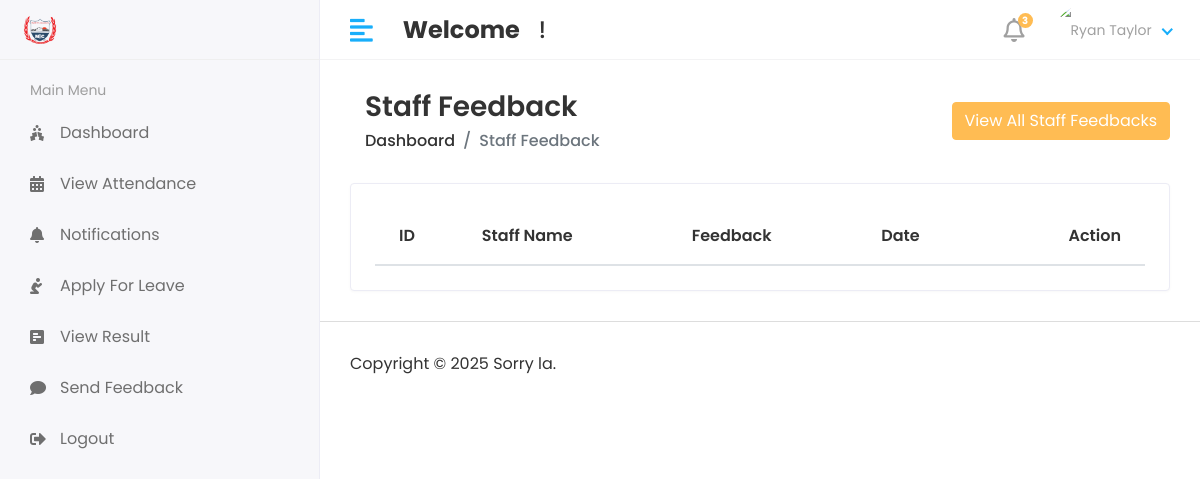
Before: /hod/Staff/feedback with the older database file.
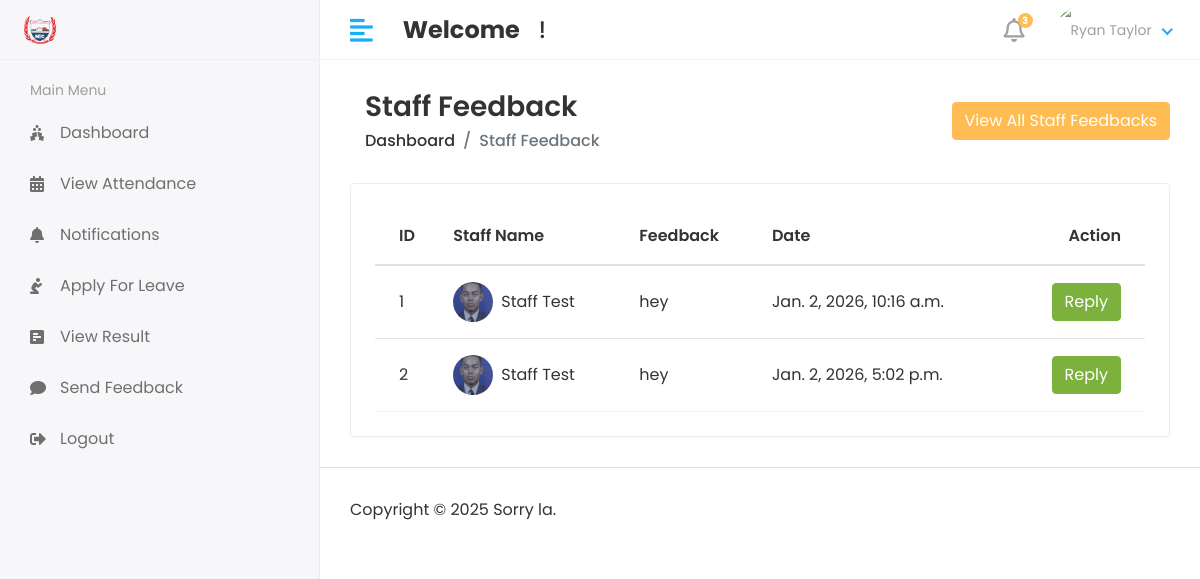
After: the same page with the newer database file.
### smsapp/models.py (models this page shows, shortened)
class Staff_Feedback(models.Model):
    staff_id = models.ForeignKey(Staff,on_delete=models.CASCADE)
    feedback = models.TextField()
    feedback_reply = models.TextField()
    status = models.IntegerField(default=0)
    created_at = models.DateTimeField(auto_now_add=True)
    updated_at = models.DateTimeField(auto_now=True)

class Staff(models.Model):
    admin = models.OneToOneField(CustomUser,on_delete=models.CASCADE)
    address =models.TextField()
    gender = models.CharField(max_length=100)
    created_at = models.DateTimeField(auto_now_add=True)
    updated_at = models.DateTimeField(auto_now=True)

class CustomUser(AbstractUser):
    USER = (
        (1,'HOD'),
        (2, 'STAFF'),
        (3, 'STUDENT'),
    )
    user_type = models.CharField(choices=USER, max_length=50, default=1)
    profile_pic = models.ImageField(upload_to='media/profile_pic')

### studentmanagementsystem/hod_views.py (the view)
# urls.py: path('hod/Staff/feedback', hod_views.STAFF_FEEDBACK, name='staff_feedback_reply'),
def STAFF_FEEDBACK(request):
    feedback = Staff_Feedback.objects.all()
    feedback_history = Staff_Feedback.objects.all().order_by('-id')[0:5]
    context ={
        'feedback':feedback,
        'feedback_history':feedback_history,
    }
    return render(request,'hod/staff_feedback.html',context)

### templates/hod/staff_feedback.html (shortened to what this page needs)
{% extends 'base.html' %}
{% block content %}
        <div class="content container-fluid">
               <div class="page-header">
                  <div class="row align-items-center">
                     <div class="col">
                        <h3 class="page-title">Staff Feedback</h3>
                        <ul class="breadcrumb">
                           <li class="breadcrumb-item"><a href="index.html">Dashboard</a></li>
                           <li class="breadcrumb-item active">Staff Feedback</li>
                        </ul>
                     </div>
                    <button type="button" class="btn btn-primary" data-toggle="modal" data-target="#staticBackdrop">
                      View All Staff Feedbacks
                    </button>
                  </div>
                  </div>
               </div>
               <div class="row">
                  <div class="col-sm-12">
                     <div class="card card-table">
                        <div class="card-body">
                           <div class="table-responsive">
                              <table id="table_id" class="table table-hover table-center mb-0 ">
                                 <thead>
                                    <tr>
                                       <th>ID</th>
                                       <th>Staff Name</th>
                                       <th>Feedback</th>
                                        <th>Date</th>
                                       <th class="text-right">Action</th>
                                    </tr>
                                 </thead>
                                 <tbody>
                                 {% for i in feedback %}
                                    <tr>
                                       <td>{{i.id}}</td>
                                       <td>
                                          <h2 class="table-avatar">
                                             <a href="student-details.html" class="avatar avatar-sm mr-2"><img class="avatar-img rounded-circle" src="/{{i.staff_id.admin.profile_pic}}" alt="User Image"></a>
                                             <a href="student-details.html">{{i.staff_id.admin.first_name}}&nbsp{{i.staff_id.admin.last_name}}</a>
                                          </h2>
                                       </td>
                                       <td>{{i.feedback}}</td>
                                        <td>{{i.created_at}}</td>
                                       <td class="text-right">
                                    <button type="button" class="btn btn-success" data-toggle="modal" data-target="#send_notification-{{forloop.counter}}">
                                    Reply
                                    </button>
                                       </td>
                                    </tr>
                                 {% endfor %}
                                 </tbody>
                              </table>
                           </div>
                        </div>
                     </div>
                  </div>
               </div>
            </div>
{% endblock %}

Changed rows visible on the page:
added Staff_Feedback: id "1", staff_id.admin.profile_pic (picture), staff_id.admin.first_name "Staff", staff_id.admin.last_name "Test", feedback "hey", created_at "Jan. 2, 2026, 10:16 a.m."
added Staff_Feedback: id "2", staff_id.admin.profile_pic (picture), staff_id.admin.first_name "Staff", staff_id.admin.last_name "Test", feedback "hey", created_at "Jan. 2, 2026, 5:02 p.m."
